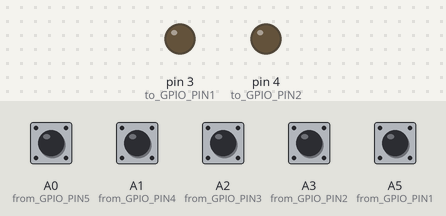
The sketch below on a simulated Arduino Uno, built with avr-gcc and run on an emulated ATmega328P. On the bench: output pins drawn as LEDs (lit = HIGH). The test bench sets the inputs (shaded band); at power-on: A0 (from_GPIO_PIN5), A1 (from_GPIO_PIN4), A2 (from_GPIO_PIN3), A3 (from_GPIO_PIN2), A5 (from_GPIO_PIN1) HIGH. No radio packets arrive unless stated; what the sketch prints to the serial monitor is not drawn.

Above: at 0.1 s.
At 1.1 s:
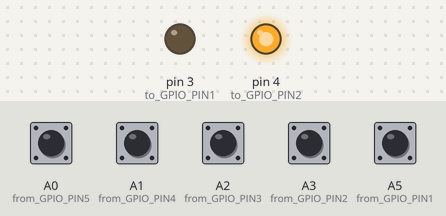
Timing chart, 0 to 2.6 s (numbered marks = the images above):
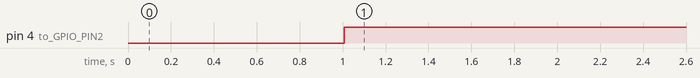

Measured:
- by itself, pin 4 (to_GPIO_PIN2): LOW → HIGH at 1.0 s

The sketch:

Ardunio1__connected_to_board.ino
```cpp
// Code received instructions input from GPIO pins on Altera DE2 board, running NIOS II processor
// Received distance values transmitted over Nrf24L01 transcievers
// Sent distance data to GPIO pins of DE2 board

// transmitter
#include <SPI.h>
#include <nRF24L01.h>
#include <RF24.h>

/*-----( Declare Constants and Pin Numbers )-----*/
#define CE_PIN   9
#define CSN_PIN 10
#define to_GPIO_PIN1 3 // GPIO 10
#define to_GPIO_PIN2 4 // GPIO 11

// NOTE: the "LL" at the end of the constant is "LongLong" type
const uint64_t pipe_toboard = 0xE8E8F0F0E1LL; // Define the transmit pipe
const uint64_t pipe_tocar = 0xE8E8F0F0F0LL; // Define the transmit pipe

/*-----( Declare objects )-----*/
RF24 radio(CE_PIN, CSN_PIN); // Create a Radio

/*-----( Declare Variables )-----*/
unsigned int instructions[5];

#define from_GPIO_PIN1 A5 // A5
#define from_GPIO_PIN2 A3 //A3
#define from_GPIO_PIN3 A2 //A2
#define from_GPIO_PIN4 A1 //A1
#define from_GPIO_PIN5 A0 //A0

void setup() {
  Serial.begin(9600);
  delay(1000);

  // instructions
  pinMode(A0,INPUT_PULLUP); // bit 4
  pinMode(A1,INPUT_PULLUP); // bit 3
  pinMode(A2,INPUT_PULLUP); // bit 2
  pinMode(A3,INPUT_PULLUP); // bit 1
  pinMode(A5,INPUT_PULLUP); // bit 0

  pinMode(to_GPIO_PIN1,OUTPUT); //
  pinMode(to_GPIO_PIN2,OUTPUT); //

  Serial.println("Nrf24L01 Receiver Starting");
  radio.begin();
  radio.setPayloadSize(16);
  radio.setDataRate(RF24_250KBPS);
  radio.enableAckPayload();
  radio.enableDynamicPayloads();

  radio.openWritingPipe(pipe_tocar);
  radio.openReadingPipe(1,pipe_toboard);

  //digitalWrite(to_GPIO_PIN, LOW);

  // test
                           // 1 0
   instructions[0] = 0; // on off
   instructions[1] = 0; // forward backwards
   instructions[2] = 0; // turn on/off
   instructions[3] = 0; // left right
   instructions[4] = 0; // speed
}

static uint32_t distance = 0;

void loop() {
   instructions[0] = digitalRead(from_GPIO_PIN1); // on off
   instructions[1] = digitalRead(from_GPIO_PIN2);; // forward backwards
   instructions[2] = digitalRead(from_GPIO_PIN3);; // turn on/off
   instructions[3] = digitalRead(from_GPIO_PIN4);; // left right
   instructions[4] = digitalRead(from_GPIO_PIN5);; // speed

   for (int i = 4; i>=0; i--)
     Serial.print(instructions[i]);

   Serial.println();
   bool yee = false;

   while (!yee) {
     yee = radio.write( instructions, sizeof(instructions) );
     Serial.println("-");
     if (yee){
       if(radio.isAckPayloadAvailable()) {
         radio.read(&distance,sizeof(distance));
       }
       Serial.println(distance);
     }
   }

   Serial.println("~");
   if (distance != 0 && distance < 50) {
       digitalWrite(to_GPIO_PIN1, HIGH); // stop - GPIO10, 6
       digitalWrite(to_GPIO_PIN2, LOW);
       Serial.println("close");
   } else {
       digitalWrite(to_GPIO_PIN1, LOW); // go - GPIO11, 7
       digitalWrite(to_GPIO_PIN2, HIGH);
       Serial.println("far");
   }

  //#define to_GPIO_PIN1 6 // GPIO 10
  //#define to_GPIO_PIN2 7 // GPIO 11


}
```
